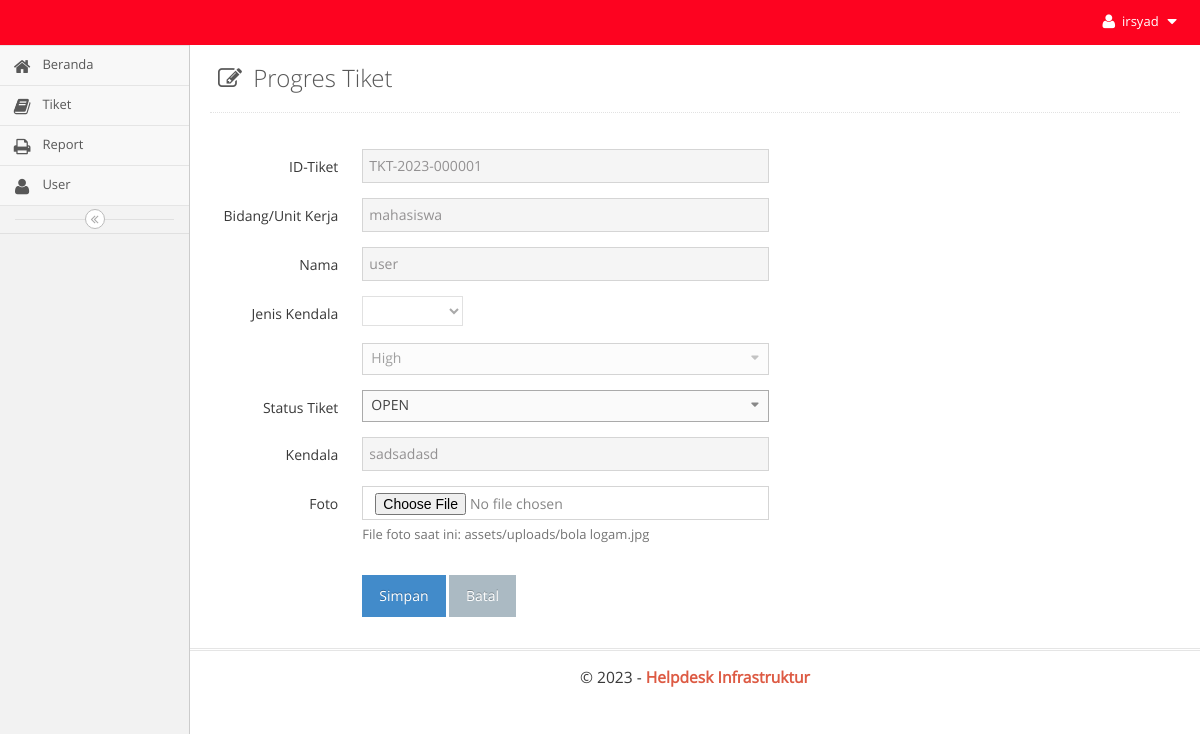
/main.php?module=form_tiket&form=edit&id=TKT-2023-000001 (signed in), run on the app's committed database.
### tables this page shows
CREATE TABLE `tiket` (
  `idtiket` varchar(200) NOT NULL,
  `departemen` varchar(100) NOT NULL,
  `nama` varchar(100) NOT NULL,
  `email` varchar(100) NOT NULL,
  `problem` varchar(100) NOT NULL,
  `foto` varchar(100) NOT NULL,
  `status` enum('Open','Pending','Closed') NOT NULL DEFAULT 'Open',
  `date` date NOT NULL,
  `createdate` timestamp NOT NULL DEFAULT current_timestamp(),
  `id_user` int(10) NOT NULL,
  `updatedate` timestamp NOT NULL DEFAULT current_timestamp(),
  `updateuser` int(10) NOT NULL,
  `priority` varchar(100) NOT NULL,
  `solveby` int(10) NOT NULL
);

### modules/tiket/form.php (the view, shortened to what this page needs)
<?php
if ($_GET['form'] == 'add') {
?>
<div class="page-content">
  <div class="page-header">
    <h1 style="color:#585858">
      <i style="margin-right: 5px" class="ace-icon fa fa-edit"></i>
      Input Tiket Support
    </h1>
  </div>
</section>
<section class="content">
  <div class="row">
    <div class="col-md-12">
      <div class="box box-primary">
        <form role="form" class="form-horizontal" action="modules/tiket/proses.php?act=insert" method="POST" enctype="multipart/form-data" />
        <div class="box-body">
          <?php
          $id_user = $_SESSION['id_user'];
          $query = mysqli_query($mysqli, "SELECT * FROM user a where a.id_user='$id_user'")
            or die('Ada kesalahan pada query tampil : ' . mysqli_error($mysqli));
          $data = mysqli_fetch_assoc($query);
          $query_id = mysqli_query($mysqli, "SELECT RIGHT(idtiket,6) as kode FROM tiket
                ORDER BY idtiket DESC LIMIT 1")
            or die('Ada kesalahan pada query tampil id_barang : ' . mysqli_error($mysqli));
          $curr_year = date("Y");
          $count = mysqli_num_rows($query_id);
          if ($count <> 0) {
            $data_id = mysqli_fetch_assoc($query_id);
            $kode    = $data_id['kode'] + 1;
          } else {
            $kode = 1;
          }
          $buat_id   = str_pad($kode, 6, "0", STR_PAD_LEFT);
          $idtiket = "TKT-$curr_year-$buat_id";
          ?>
          <div class="form-group">
            <label class="col-sm-2 control-label">ID-Tiket</label>
            <div class="col-sm-5">
              <input type="text" class="form-control" name="notiket" value="<?php echo $idtiket; ?>" readonly required>
            </div>
          </div>
          <div class="form-group">
            <label class="col-sm-2 control-label">Tanggal</label>
            <div class="col-sm-5">
              <input type="text" class="form-control date-picker" data-date-format="yyyy-mm-dd" name="tanggal" autocomplete="off" value="<?php echo date("Y-m-d"); ?>" readonly>
            </div>
          </div>
          <div class="form-group">
            <label class="col-sm-2 control-label">Bagian/Unit Kerja</label>
            <div class="col-sm-5">
              <input type="text" class="form-control" name="departemen" autocomplete="off" value="<?php echo $data['departemen']; ?>" required></textarea>
            </div>
          </div>
          <div class="form-group">
            <label class="col-sm-2 control-label">Nama</label>
            <div class="col-sm-5">
              <input type= textclass form-control name="nama" autocomplete="off" value="<?php echo $data['nama_user']; ?>" required></textarea>
            </div>
          </div>
          <div class="form-group">
            <label class="col-sm-2 control-label">NIP</label>
            <div class="col-sm-5">
              <input type="text" pattern="[-0-9]*" class="form-control" name="email" autocomplete="off" value="<?php echo $data['email']; ?>" required></textarea>
            </div>
          </div>
          <div class="form-group">
  <label class="col-sm-2 control-label">Jenis Kendala</label>
  <div class="col-sm-5">
    <select class="select1" name="prio" id="jenis_kendala" data-placeholder="-- Pilih --" autocomplete="On" required>
      <option value=""></option>
      <option value="HARDWARE">HARDWARE</option>
      <option value="SOFTWARE">SOFTWARE</option>
      <option value="JARINGAN">JARINGAN</option>
    </select>
  </div>
</div>
<div class="form-group">
  <label class="col-sm-2 control-label"></label>
  <div class="col-sm-5">
    <select class="chosen-select" name="prio" id="kendala" data-placeholder="-- Pilih --" autocomplete="On" required>
      <option value=""></option>
    </select>
  </div>
</div>
<script>
  // Ambil elemen select untuk "Jenis Kendala" dan "Kendala"
  const jenisKendalaSelect = document.getElementById('jenis_kendala');
  const kendalaSelect = document.getElementById('kendala');
  // Fungsi untuk mengatur opsi di form "Kendala" berdasarkan pilihan di form "Jenis Kendala"
  function updateKendalaOptions() {
    // Hapus semua opsi pada form "Kendala" kecuali opsi default
    kendalaSelect.innerHTML = '<option value=""></option>';
    // Ambil nilai yang dipilih pada form "Jenis Kendala"
    const jenisKendalaValue = jenisKendalaSelect.value;
    // Tambahkan opsi baru di form "Kendala" sesuai dengan pilihan pada form "Jenis Kendala"
    if (jenisKendalaValue === 'HARDWARE') {
      kendalaSelect.add(new Option('PC', 'PC'));
      kendalaSelect.add(new Option('Laptop', 'Laptop'));
      kendalaSelect.add(new Option('Printer', 'Printer'));
    } else if (jenisKendalaValue === 'SOFTWARE') {
      kendalaSelect.add(new Option('Office', 'Office'));
      kendalaSelect.add(new Option('Wifi', 'Wifi'));
    } else if (jenisKendalaValue === 'JARINGAN') {
      kendalaSelect.add(new Option('Kabel LAN', 'Kabel'));
    }
    // Refresh tampilan select dengan library Chosen
    // Jika Anda tidak menggunakan library Chosen, baris berikut dapat dihapus
    $(kendalaSelect).trigger('chosen:updated');
  }
  // Tambahkan event listener untuk memanggil fungsi saat pilihan pada form "Jenis Kendala" berubah
  jenisKendalaSelect.addEventListener('change', updateKendalaOptions);
  // Panggil fungsi saat halaman pertama kali dimuat untuk mengatur opsi berdasarkan nilai default
  updateKendalaOptions();
</script>
          <div class="form-group">
            <label class="col-sm-2 control-label">Kendala</label>
            <div class="col-sm-5">
              <textarea row="2" class="form-control" name="problem" autocomplete="off" value="<?php echo $data['email']; ?>" required></textarea>
            </div>
          </div>
          <div class="form-group">
            <label class="col-sm-2 control-label">Foto</label>
            <div class="col-sm-5">
              <input type="file" name="foto" class="form-control" required></textarea>
            </div>
          </div>
          <div class="box-footer">
            <div class="form-group">
              <div class="col-sm-offset-2 col-sm-10">
                <input type="submit" class="btn btn-primary btn-submit" name="simpan" value="Simpan">
                <a href="?module=tiket_list" class="btn btn-default btn-reset">Batal</a>
              </div>
            </div>
          </div>
        </form>
      </div>
    </div>
  </div>
</section>
</div>
<?php
error_reporting(0);
}
elseif ($_GET['form'] == 'edit') {
  if (isset($_GET['id'])) {
    $query = mysqli_query($mysqli, "SELECT * from tiket where idtiket='$_GET[id]'")
      or die('Ada kesalahan pada query tampil Data Vendor: ' . mysqli_error($mysqli));
    $data  = mysqli_fetch_assoc($query);
  }
  ?>
<section class="content-header">
  <div class="page-content">
    <div class="page-header">
      <h1 style="color:#585858">
        <i style="margin-right: 5px" class="ace-icon fa fa-edit"></i>
        Progres Tiket
      </h1>
    </div>
</section>
<section class="content">
  <div class="row">
    <div class="col-md-12">
      <div class="box box-primary">
        <form role="form" class="form-horizontal" action="modules/tiket/proses.php?act=update" method="POST" enctype="multipart/form-data" />
        <div class="box-body">
          <div class="form-group">
            <label class="col-sm-2 control-label">ID-Tiket</label>
            <div class="col-sm-5">
              <input type="text" class="form-control" name="idtiket" autocomplete="off" value="<?php echo $data['idtiket']; ?>" readonly>
            </div>
          </div>
          <div class="form-group">
            <label class="col-sm-2 control-label">Bidang/Unit Kerja</label>
            <div class="col-sm-5">
              <input type="text" class="form-control" name="departemen" autocomplete="off" value="<?php echo $data['departemen']; ?>"readonly>
            </div>
          </div>
          <div class="form-group">
            <label class="col-sm-2 control-label">Nama</label>
            <div class="col-sm-5">
              <input type="text" class="form-control" name="nama" autocomplete="off" value="<?php echo $data['nama']; ?>" readonly>
            </div>
          </div>
          <div class="form-group">
  <label class="col-sm-2 control-label">Jenis Kendala</label>
  <div class="col-sm-5">
    <select class="select1" name="prio" id="jenis_kendala" data-placeholder="-- Pilih --" autocomplete="On" disabled>
      <option value=""></option>
      <option value="HARDWARE">HARDWARE</option>
    </select>
  </div>
</div>
<div class="form-group">
  <label class="col-sm-2 control-label"></label>
  <div class="col-sm-5">
  </div>
</div>
               <div class="form-group">
                <label class="col-sm-2 control-label">Status Tiket</label>
                <div class="col-sm-5">
                </div>
              </div>
          <div class="form-group">
            <label class="col-sm-2 control-label">Kendala</label>
            <div class="col-sm-5">
              <input type="text" class="form-control" name="problem" autocomplete="off" value="<?php echo $data['problem']; ?>" readonly>
            </div>
          </div>
          <div class="form-group">
    <label class="col-sm-2 control-label">Foto</label>
    <div class="col-sm-5">
        <input type="file" class="form-control" name="foto" id="foto" <?php echo !empty($data['foto']) ? : 'required'; ?>>
        <?php if (!empty($data['foto'])) { ?>
            <p class="help-block">File foto saat ini: <?php echo $data['foto']; ?></p>
        <?php } ?>
    </div>
</div>
<div class="box-footer" style="margin-top: 20px;">
    <div class="form-group">
        <div class="col-sm-offset-2 col-sm-10">
            <input type="submit" class="btn btn-primary btn-submit" name="simpan" value="Simpan">
            <a href="?module=tiket_list" class="btn btn-default btn-reset">Batal</a>
        </div>
    </div>
</div>
<?php
}
?>

### data on the page
tiket: idtiket "TKT-2023-000001", departemen "mahasiswa", nama "user", problem "sadsadasd", foto "assets/uploads/bola logam.jpg"

### other printed values
$_SESSION['username'] "irsyad"
